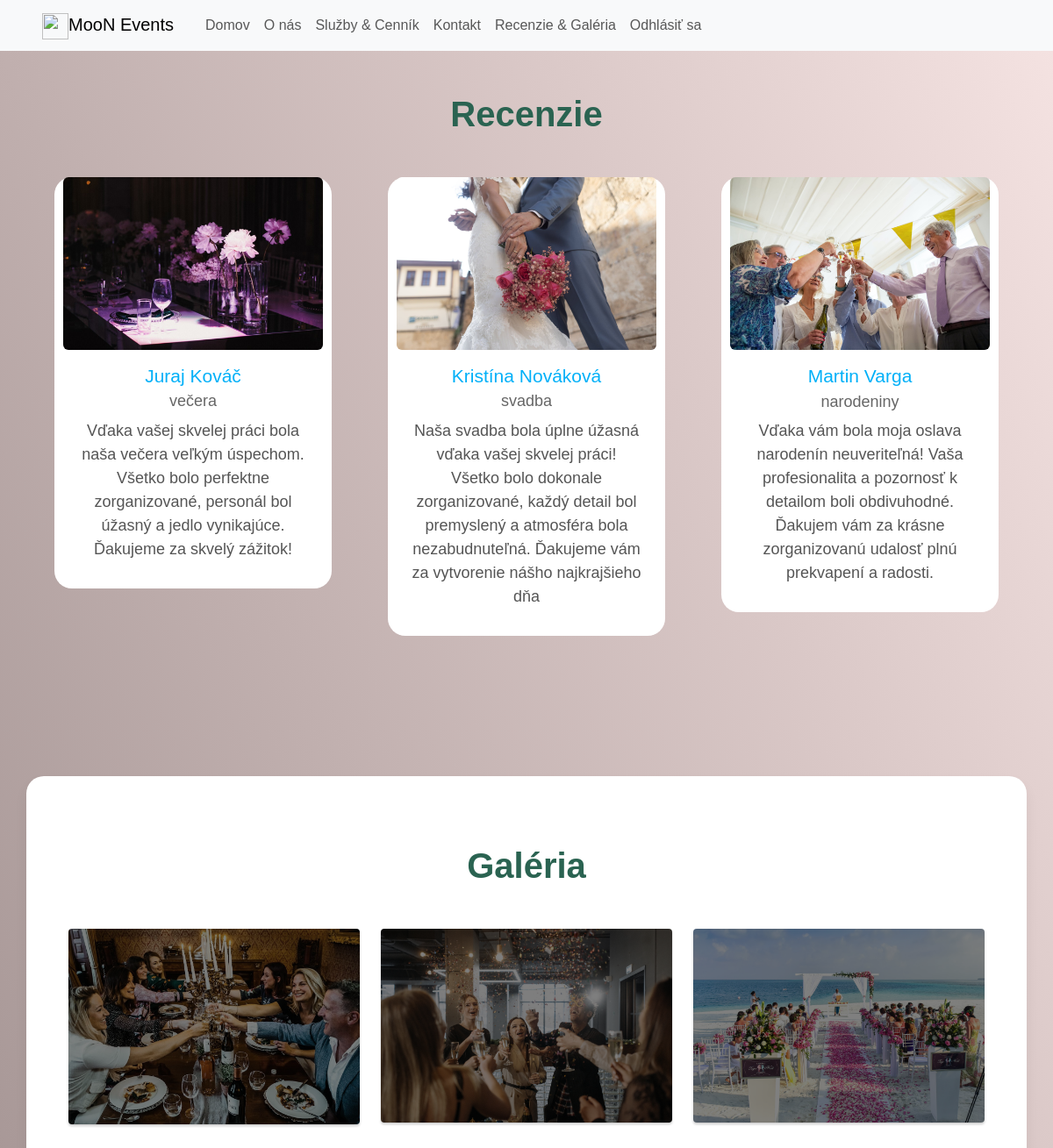
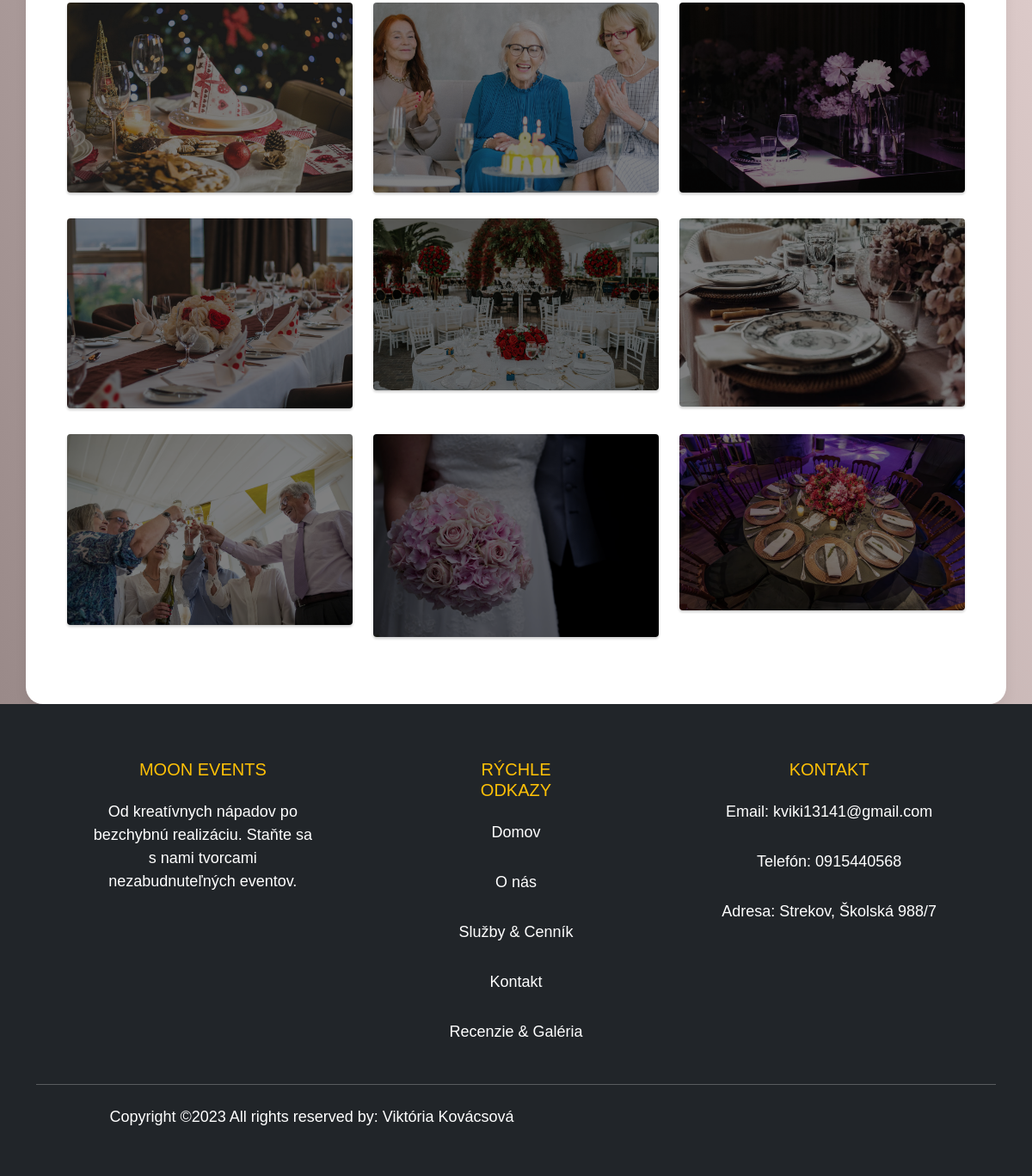
The app's page /templates/recenzie.php (signed in) with its own data (2 pictures, top to bottom).
### tables this page shows
CREATE TABLE `Reviews` (
  `id` int(11) NOT NULL,
  `name` varchar(255) NOT NULL,
  `event` varchar(255) NOT NULL,
  `review` text NOT NULL,
  `image` varchar(255) NOT NULL
);

### _inc/classes/Database.php (called while the page is built, shortened)
<?php
    class Database{
        private $host = 'localhost';
        private $db_name = 'events';
        private $user_name = 'root';
        private $password = '';
        protected function db_connection(){
            try {
                $connection = new PDO("mysql:host=" . $this->host . ";dbname=" . $this->db_name .
                                      ";charset=utf8",
                                      $this->user_name,
                                      $this->password);
                $connection->setAttribute(PDO::ATTR_ERRMODE, PDO::ERRMODE_WARNING);
                $connection->setAttribute(PDO::ATTR_DEFAULT_FETCH_MODE,PDO::FETCH_OBJ);
                return $connection;
            }catch(PDOException $e){
                die("Chyba pripojenia k databáze: " . $e->getMessage());
            }
        }
    }
?>

### _inc/classes/Reviews.php (called while the page is built, shortened)
<?php
class Reviews extends Database
{
    private $db;
    public function __construct()
    {
        $this->db = $this->db_connection();
    }
    public function getReviews()
    {
        try {
            $query = "SELECT * FROM reviews";
            $result = $this->db->query($query);
            $reviews = [];
            while ($row = $result->fetch(PDO::FETCH_ASSOC)) {
                $reviews[] = $row;
            }
            return $reviews;
        } catch (PDOException $e) {
            echo "Error retrieving reviews: " . $e->getMessage();
            return [];
        }
    }
}
?>

### templates/recenzie.php (the view, shortened to what this page needs)
<?php
    include_once('../partials/header.php');
    $reviews = new Reviews();
    $reviewsData = $reviews->getReviews();
?>
<body class="bgindex">
    <div class="container">
    <div class="title my-5">
        <h1 class="text-center nadpis1">Recenzie</h1>
    </div>
    <div id="carouselExampleCaptions" class="carousel slide">
    <div class="carousel-inner">
    <?php
        for ($i = 0; $i < count($reviewsData); $i += 3) {
            echo '<div class="carousel-item ' . ($i == 0 ? 'active' : '') . '">';
            echo '<div class="row">';
            for ($j = $i; $j < $i + 3 && $j < count($reviewsData); $j++) {
                echo '<div class="col-md-4 mb-3">';
                echo '<div class="card text-center">';
                echo '<img src="' . $reviewsData[$j]['image'] . '" alt="" class="img-fluid rounded">';
                echo '<div class="card-body">';
                echo '<h4>' . $reviewsData[$j]['name'] . '<br> <span>' . $reviewsData[$j]['event'] . '</span></h4>';
                echo '<p class="card-text">' . $reviewsData[$j]['review'] . '</p>';
                echo '</div>';
                echo '</div>';
                echo '</div>';
            }
            echo '</div>';
            echo '</div>';
        }
    ?>
    </div>
    <button class="carousel-control-prev" type="button" data-bs-target="#carouselExampleCaptions" data-bs-slide="prev">
        <span class="carousel-control-prev-icon" aria-hidden="true"></span>
    </button>
    <button class="carousel-control-next" type="button" data-bs-target="#carouselExampleCaptions" data-bs-slide="next">
        <span class="carousel-control-next-icon" aria-hidden="true"></span>
    </button>
</div>
</div>
    <br><br><br><br><br><br>
    <section>
        <div class="container gallery-container p-2">
            <h1 class="text-center nadpis1">Galéria</h1>
            <div class="tz-gallery">
                <div class="row">
                    <div class="col-sm-6 col-md-4">
                        <a class="lightbox" href="../img/p10.jpeg">
                            <img src="../img/p10.jpeg" alt="Event">
                        </a>
                    </div>
                    <div class="col-sm-6 col-md-4">
                        <a class="lightbox" href="../img/p11.jpeg">
                            <img src="../img/p11.jpeg" alt="Event">
                        </a>
                    </div>
                    <div class="col-sm-12 col-md-4">
                        <a class="lightbox" href="../img/p12.jpeg">
                            <img src="../img/p12.jpeg" alt="Event">
                        </a>
                    </div>
                    <div class="col-sm-6 col-md-4">
                        <a class="lightbox" href="../img/xmas.jpeg">
                            <img src="../img/xmas.jpeg" alt="Event">
                        </a>
                    </div>
                    <div class="col-sm-6 col-md-4">
                        <a class="lightbox" href="../img/p7.jpeg">
                            <img src="../img/p7.jpeg" alt="Event">
                        </a>
                    </div>
                    <div class="col-sm-6 col-md-4">
                        <a class="lightbox" href="../img/p6.jpg">
                            <img src="../img/p6.jpg" alt="Event">
                        </a>
                    </div>
                    <div class="col-sm-6 col-md-4">
                        <a class="lightbox" href="../img/p3.jpeg">
                            <img src="../img/p3.jpeg" alt="Event">
                        </a>
                    </div>
                    <div class="col-sm-6 col-md-4">
                        <a class="lightbox" href="../img/p1.jpeg">
                            <img src="../img/p1.jpeg" alt="Event">
                        </a>
                    </div>
                    <div class="col-sm-6 col-md-4">
                        <a class="lightbox" href="../img/p4.jpeg">
                            <img src="../img/p4.jpeg" alt="Event">
                        </a>
                    </div>
                    <div class="col-sm-6 col-md-4">
                        <a class="lightbox" href="../img/p8.jpeg">
                            <img src="../img/p8.jpeg" alt="Event">
                        </a>
                    </div>
                    <div class="col-sm-6 col-md-4">
                        <a class="lightbox" href="../img/wed.jpeg">
                            <img src="../img/wed.jpeg" alt="Event">
                        </a>
                    </div>
                    <div class="col-sm-6 col-md-4">
                        <a class="lightbox" href="../img/p2.jpeg">
                            <img src="../img/p2.jpeg" alt="Event">
                        </a>
                    </div>
                </div>
            </div>
        </div>
    </section>
<?php
    include_once('../partials/footer.php');
?>
</html>

### css/style.css (style rules this page uses)
* { font-family: 'Franklin Gothic Medium', 'Arial Narrow', Arial, sans-serif; }
.nadpis1 { color: rgb(42, 99, 81);; font-weight: bold; font-family: 'Lucida Sans', 'Lucida Sans Regular', 'Lucida Grande', 'Lucida Sans Unicode', Geneva, Verdana, sans-serif }
.bgindex { background-image: linear-gradient(to right top, #90807f, #a89897, #c1b0af, #dbc9c8, #f5e3e2); }
.card { background: white; margin: 0 20px; padding: 0 10px; border-radius: 20px; border: 0; }
h4 { color: #01b0f8; font-size: 21px; line-height: 1.3; }
h4 span { font-size: 18px; color: #666666; }
p { font-size: 18px; color: #555; padding-bottom: 15px; }
.container.gallery-container { background-color: #fff; color: #35373a; min-height: 100vh; border-radius: 20px; box-shadow: 0 8px 15px rgba(0, 0, 0, 0.06); }
.gallery-container h1 { text-align: center; margin-top: 70px; font-family: 'Droid Sans', sans-serif; font-weight: bold; }
.tz-gallery { padding: 40px; }
.tz-gallery .lightbox img { width: 100%; margin-bottom: 30px; transition: 0.2s ease-in-out; box-shadow: 0 2px 3px rgba(0,0,0,0.2); filter: grayscale(0.2) brightness(0.5); }
.tz-gallery img { border-radius: 4px; }

### records on screen
reviews: image (picture), name "Juraj Kováč", event "večera", review "Vďaka vašej skvelej práci bola naša večera veľkým úspechom. Všetko bolo perfektne zorganizované, personál bol úžasný a jedlo vynikajúce. Ďakujeme za skvelý zážitok!"
reviews: image (picture), name "Kristína Nováková", event "svadba", review "Naša svadba bola úplne úžasná vďaka vašej skvelej práci! Všetko bolo dokonale zorganizované, každý detail bol premyslený a atmosféra bola nezabudnuteľná. Ďakujeme vám za vytvorenie nášho najkrajšieho dňa"
reviews: image (picture), name "Martin Varga", event "narodeniny", review "Vďaka vám bola moja oslava narodenín neuveriteľná! Vaša profesionalita a pozornosť k detailom boli obdivuhodné. Ďakujem vám za krásne zorganizovanú udalosť plnú prekvapení a radosti."

### other values on screen
$page_name "Domov"
$page_name "O nás"
$page_name "Služby & Cenník"
$page_name "Kontakt"
$page_name "Recenzie & Galéria"
$page_name "Odhlásiť sa"
